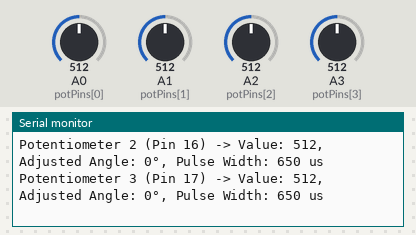
Recording of a sketch running on a simulated Arduino Uno, built with avr-gcc and run on an emulated ATmega328P. Parts: the last lines printed to the serial monitor. The test bench sets the inputs (shaded band); at power-on: A0 (potPins[0]) = 512, A3 (potPins[3]) = 512, A1 (potPins[1]) = 512, A2 (potPins[2]) = 512.

Above: at 6.2 s.
6.3 s: A0 (potPins[0]) set to 555
9.8 s: A0 (potPins[0]) set to 585
14.3 s: A3 (potPins[3]) set to 557
At 15.1 s:
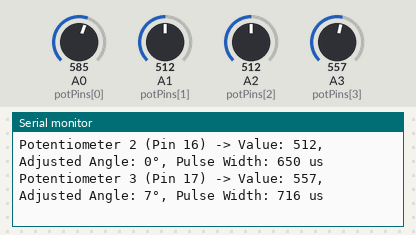
17.8 s: A3 (potPins[3]) set to 583
At 18.9 s:
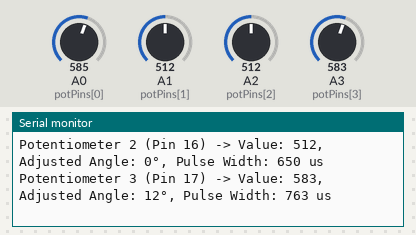
Timing chart, 0 to 20.3 s (numbered marks = the images above; inputs shaded):
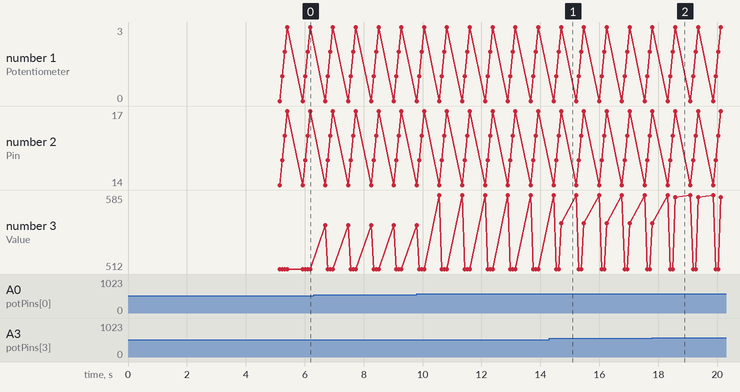

Measured:
- after the input at 14.3 s, the serial monitor: prints a new line after 0.40 s (image 1)
- after the input at 17.8 s, the serial monitor: prints a new line after 0.78 s (image 2)
- plotted number 3: 512 → 555 after the input at 6.3 s, 512 → 583 after the input at 17.8 s

The sketch:

signal_to_angle.ino
```cpp
#include <Wire.h>
#include <Adafruit_PWMServoDriver.h>

#define MIN_PULSE_WIDTH       650   // Minimum pulse width for the servo (us)
#define MAX_PULSE_WIDTH       2350  // Maximum pulse width for the servo (us)
#define FREQUENCY             50    // Servo frequency in Hz

Adafruit_PWMServoDriver pwm = Adafruit_PWMServoDriver();

int potPins[4] = {A0, A1, A2, A3};        // Analog pins for the potentiometers
int motorChannels[4] = {12, 13, 14, 15}; // Motor channels for the servos

int potOffsets[4]; // Array to store offset values for each potentiometer

void setup() {
  Serial.begin(9600);
  delay(5000); // Wait for stability

  // Initialize offsets based on initial potentiometer readings
  for (int i = 0; i < 4; i++) {
    potOffsets[i] = analogRead(potPins[i]); // Capture initial value
    Serial.print("Potentiometer ");
    Serial.print(i);
    Serial.print(" initial offset: ");
    Serial.println(potOffsets[i]);
  }
}

int mapPotValueToAngle(int potValue, int offset) {
  int adjustedValue = potValue - offset; // Subtract offset
  adjustedValue = constrain(adjustedValue, 0, 1023); // Ensure value is within bounds
  return map(adjustedValue, 0, 1023, 0, 180); // Map to angle (0–180°)
}

int angleToPulseWidth(int angle) {
  return map(angle, 0, 180, MIN_PULSE_WIDTH, MAX_PULSE_WIDTH); // Map angle to pulse width
}

void loop() {
  for (int i = 0; i < 4; i++) {
    int potValue = analogRead(potPins[i]); // Read potentiometer value
    int angle = mapPotValueToAngle(potValue, potOffsets[i]); // Adjust value and map to angle
    int pulseWidth = angleToPulseWidth(angle); // Map to pulse width

    // Print debug information
    Serial.print("Potentiometer ");
    Serial.print(i);
    Serial.print(" (Pin ");
    Serial.print(potPins[i]);
    Serial.print(") -> Value: ");
    Serial.print(potValue);
    Serial.print(", Adjusted Angle: ");
    Serial.print(angle);
    Serial.print("°, Pulse Width: ");
    Serial.print(pulseWidth);
    Serial.println(" us");
  }

  delay(500); // Add delay for stable readings
}
```
